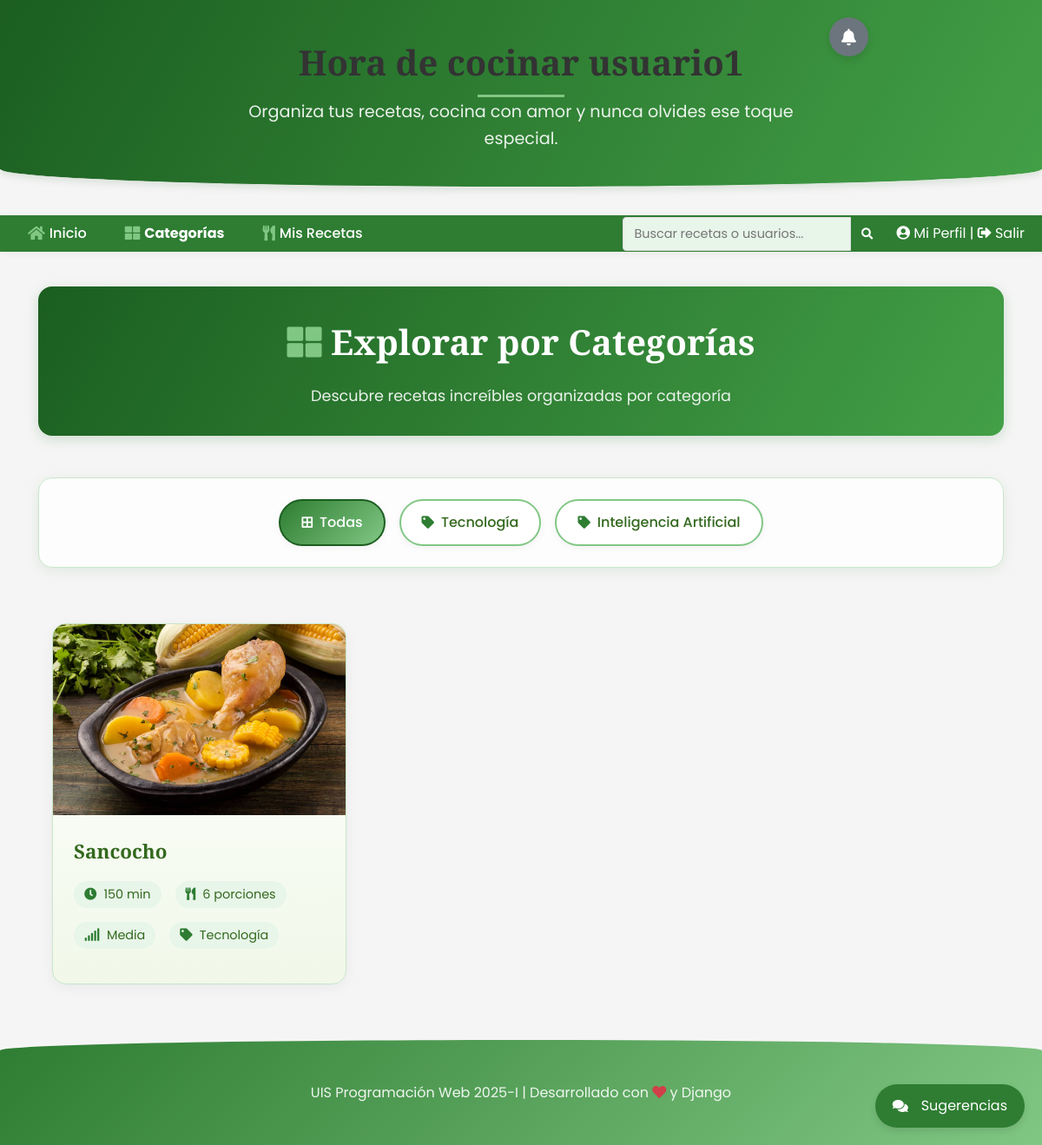
The app's page /categorias/ (signed in) with its own data.
### post/models.py (models this page shows, shortened)
class Category(models.Model):
    name = models.CharField(max_length=100, unique=True)
    class Meta:
        verbose_name = "Category"
        verbose_name_plural = "Categories"

class Recipe(models.Model):
    DIFFICULTY_CHOICES = [
        ('FACIL', 'Fácil'),
        ('MEDIA', 'Media'),
        ('DIFICIL', 'Difícil'),
    ]
    title = models.CharField(max_length=200, verbose_name='Título')
    ingredients = models.TextField(verbose_name='Ingredientes')
    instructions = models.TextField(verbose_name='Instrucciones')
    prep_time = models.PositiveIntegerField(verbose_name='Tiempo de Preparación (minutos)', default=0)
    cook_time = models.PositiveIntegerField(verbose_name='Tiempo de Cocción (minutos)', default=0)
    servings = models.PositiveIntegerField(verbose_name='Porciones', default=1)
    difficulty = models.CharField(max_length=10, choices=DIFFICULTY_CHOICES, default='MEDIA', verbose_name='Dificultad')
    recipe_image = models.ImageField(upload_to='recipe_pics/', null=True, blank=True, verbose_name='Imagen de la Receta')
    author = models.ForeignKey(User, on_delete=models.CASCADE, verbose_name='Autor')
    category = models.ForeignKey(Category, on_delete=models.SET_NULL, null=True, blank=True, verbose_name='Categoría')
    created_at = models.DateTimeField(auto_now_add=True, verbose_name='Fecha de Creación')
    updated_at = models.DateTimeField(auto_now=True, verbose_name='Última Actualización')
    published = models.BooleanField(default=True, verbose_name='Publicada')
    def total_time(self):
        return self.prep_time + self.cook_time

### post/views.py (the view)
# urls.py: path('categorias/', views.categorias, name='categorias'),
@login_required
def categorias(request):
    categorias = Category.objects.all()
    categoria_id = request.GET.get('categoria')  # Capturar la categoría seleccionada
    recetas = Recipe.objects.filter(published=True).order_by('-created_at')
    if categoria_id:
        categoria = get_object_or_404(Category, id=categoria_id)
        recetas = recetas.filter(category=categoria)
    return render(request, 'post/categorias.html', {
        'categorias': categorias,
        'recetas': recetas,
        'categoria_seleccionada': categoria_id
    })

### post/templates/post/categorias.html (shortened to what this page needs)
{% extends 'post/base.html' %}
{% load static %}
{% block extra_head %}
<link rel="stylesheet" href="{% static 'post/css/categorias.css' %}">
{% endblock extra_head %}
{% block content %}
<div class="categorias-container">
    <div class="categorias-header">
        <h1><i class="fas fa-th-large"></i> Explorar por Categorías</h1>
        <p>Descubre recetas increíbles organizadas por categoría</p>
    </div>
    <div class="categorias-filtro">
        <a href="{% url 'post:categorias' %}"
           class="btn-categoria {% if not categoria_seleccionada %}active{% endif %}">
           <i class="fas fa-border-all"></i> Todas
        </a>
        {% for categoria in categorias %}
            <a href="{% url 'post:categorias' %}?categoria={{ categoria.id }}"
               class="btn-categoria {% if categoria_seleccionada|stringformat:'s' == categoria.id|stringformat:'s' %}active{% endif %}">
               <i class="fas fa-tag"></i> {{ categoria.name }}
            </a>
        {% endfor %}
    </div>
    {% if recetas %}
        <div class="grid-recetas">
            {% for receta in recetas %}
                <div class="tarjeta-receta">
                    {% if receta.recipe_image %}
                        <div class="receta-img">
                            <img src="{{ receta.recipe_image.url }}" alt="{{ receta.title }}">
                        </div>
                    {% endif %}
                    <div class="receta-content">
                        <h2 class="receta-title">
                            <a href="{% url 'post:detalle_receta' receta.id %}">{{ receta.title }}</a>
                        </h2>
                        <div class="receta-meta">
                            <span>
                                <i class="fas fa-clock"></i>
                                {{ receta.total_time }} min
                            </span>
                            <span>
                                <i class="fas fa-utensils"></i>
                                {{ receta.servings }} porciones
                            </span>
                            <span>
                                <i class="fas fa-signal"></i>
                                {{ receta.get_difficulty_display }}
                            </span>
                            {% if receta.category %}
                                <span>
                                    <i class="fas fa-tag"></i>
                                    {{ receta.category.name }}
                                </span>
                            {% endif %}
                        </div>
                    </div>
                </div>
            {% endfor %}
        </div>
    {% else %}
        <div class="no-recetas">
            <i class="fas fa-search"></i>
            <h3>No se encontraron recetas</h3>
            <p>No hay recetas disponibles para esta categoría en este momento.</p>
        </div>
    {% endif %}
</div>
{% endblock %}

### post/templates/post/base.html (shortened to what this page needs)
{% load static %}
<!DOCTYPE html>
<html lang="es">
<head>
    <link rel="stylesheet" href="https://cdnjs.cloudflare.com/ajax/libs/font-awesome/5.15.4/css/all.min.css">
    <link rel="stylesheet" href="{% static 'post/css/base.css' %}">
    {% block extra_head %}{% endblock %}
</head>
<body>
    <main>
        <header>
            {% if user.is_authenticated %}
            <h1>Hora de cocinar {{ user.username }}</h1>
            <p>Organiza tus recetas, cocina con amor y nunca olvides ese toque especial.</p>
            {% else %}
            <h1>Rincón de Sabor</h1>
            <p>Tu cocina te espera. Inicia sesión y vuelve a darle sabor a tus recetas favoritas.</p>
            {% endif %}
        </header>
        <nav id="navbar">
            <ul>
                <li><a href="{% url 'post:index' %}"><i class="fas fa-home"></i> Inicio</a></li>
                {% if user.is_authenticated %}
                    <li><a href="{% url 'post:categorias' %}"><i class="fas fa-th-large"></i> Categorías</a></li>
                    <li><a href="{% url 'post:recetas' %}"><i class="fas fa-utensils"></i> Mis Recetas</a></li>
                {% endif %}
            </ul>
            <div class="search-container">
                <form action="{% url 'post:buscar' %}" method="GET" id="search-form">
                    <input type="text" name="q" id="search-input" placeholder="Buscar recetas o usuarios..." autocomplete="off">
                    <button type="submit"><i class="fas fa-search"></i></button>
                </form>
            </div>
            <div>
                {% if user.is_authenticated %}
                    <p>
                        <a href="{% url 'post:perfil' %}" class="btn-profile"><i class="fas fa-user-circle"></i> Mi Perfil</a> |
                        <a class="btn-logout" href="#" onClick="document.getElementById('logoutform').submit()">
                            <i class="fas fa-sign-out-alt"></i> Salir
                        </a>
                    </p>
                {% else %}
                    <a href="{% url 'post:login' %}" class="btn-login"><i class="fas fa-sign-in-alt"></i> Iniciar Sesión</a>
                {% endif %}
            </div>
        </nav>
        <section class="page_content">
            {% block content %}{% endblock %}
        </section>
        <footer>
            <p>UIS Programación Web 2025-I | Desarrollado con <i class="fas fa-heart" style="color: #dc3545;"></i> y Django</p>
        </footer>
    </main>
    {% if user.is_authenticated %}
    <div class="chat-container">
        <div class="chat-button" id="toggle-chat">
            <i class="fas fa-comments"></i>
            <span>Sugerencias</span>
        </div>
    </div>
    <div class="notifications-container">
        <div class="notifications-icon" id="notifications-icon">
            <i class="fas fa-bell"></i>
        </div>
    </div>
    {% endif %}
</body>
</html>

### post/static/post/css/categorias.css (style rules this page uses)
:root { --color-primary: #2E7D32 !important; --color-secondary: #43A047 !important; --color-accent: #00C853 !important; --color-light: #81C784 !important; --color-ultralight: #E8F5E9 !important; --color-dark: #1B5E20 !important; --gradient-primary: linear-gradient(135deg, #2E7D32 0%, #81C784 100%) !important; --gradient-header: linear-gradient(120deg, #1B5E20 0%, #43A047 100%) !important; --gradient-card: linear-gradient(to bottom, #FFFFFF, #F1F8E9) !important; --color-card: #FFFFFF; --color-text: #33691E; --color-text-light: #558B2F; --color-background: #F5F5F5; --color-border: #C8E6C9 !important; --font-primary: 'Poppins', sans-serif; --font-secondary: 'Playfair Display', serif; }
body { background-color: var(--color-background); font-family: var(--font-primary); }
.categorias-container { max-width: 1400px; margin: 2rem auto; padding: 0 1.5rem; }
.categorias-header, div.categorias-header, .categorias-container .categorias-header, div[class*="categorias"] > div:first-child, .categorias-header[style*="background"] { background: var(--gradient-header) !important; background-color: var(--color-primary) !important; background-image: var(--gradient-header) !important; color: white !important; box-shadow: 0 4px 15px rgba(46, 125, 50, 0.2) !important; border-radius: 1rem !important; text-align: center !important; margin-bottom: 3rem !important; padding: 2rem !important; }
.categorias-header h1 { font-family: var(--font-secondary); font-size: 2.5rem; margin-bottom: 1rem; color: white !important; }
.categorias-header i { color: var(--color-light) !important; }
.categorias-header p { font-size: 1.1rem; opacity: 0.9; color: white !important; }
.categorias-filtro { display: flex; flex-wrap: wrap; gap: 1rem; justify-content: center; margin-bottom: 3rem; padding: 1.5rem; background: rgba(255, 255, 255, 0.8); backdrop-filter: blur(10px); border-radius: 1rem; box-shadow: 0 4px 15px rgba(46, 125, 50, 0.1); position: sticky; top: 1rem; z-index: 10; border: 1px solid var(--color-border); }
.btn-categoria { padding: 0.75rem 1.5rem; border-radius: 2rem; background-color: white; color: var(--color-text); text-decoration: none; font-weight: 500; transition: all 0.3s ease; border: 2px solid var(--color-light) !important; box-shadow: 0 2px 8px rgba(0, 0, 0, 0.05); display: flex; align-items: center; gap: 0.5rem; }
.btn-categoria i { color: var(--color-primary) !important; font-size: 0.9em; }
.btn-categoria.active, a.btn-categoria.active, .active.btn-categoria, .categorias-filtro a.active, .btn-categoria[aria-selected="true"] { background: var(--gradient-primary) !important; background-color: var(--color-primary) !important; background-image: var(--gradient-primary) !important; color: white !important; border-color: var(--color-dark) !important; }
.btn-categoria.active i { color: white !important; }
.grid-recetas { display: grid; grid-template-columns: repeat(auto-fill, minmax(300px, 1fr)); gap: 2rem; padding: 1rem; }
.tarjeta-receta { background: var(--gradient-card); border-radius: 1rem; overflow: hidden; transition: transform 0.3s ease, box-shadow 0.3s ease; box-shadow: 0 4px 15px rgba(0, 0, 0, 0.05); border: 1px solid var(--color-border); }
.receta-img { height: 220px; overflow: hidden; }
.receta-img img { width: 100%; height: 100%; object-fit: cover; transition: transform 0.6s ease; }
.receta-content { padding: 1.5rem; }
.receta-title { font-family: var(--font-secondary); font-size: 1.4rem; color: var(--color-text); margin-bottom: 1rem; }
.receta-title a { color: var(--color-text); text-decoration: none; transition: color 0.3s ease; }
.receta-meta { display: flex; flex-wrap: wrap; gap: 1rem; font-size: 0.9rem; color: var(--color-text-light); }
.receta-meta span { display: flex; align-items: center; gap: 0.5rem; }
.receta-meta i { color: var(--color-primary) !important; }

### post/templates/post/categorias.html (style rules this page uses)
.categorias-header { background: linear-gradient(120deg, #1B5E20, #43A047) !important; background-color: #2E7D32 !important; color: white !important; }
.btn-categoria.active, .categorias-filtro a.active { background: linear-gradient(135deg, #2E7D32, #81C784) !important; color: white !important; }
.btn-categoria.active i { color: white !important; }

### records on screen
Category: name "Tecnología"
Category: name "Inteligencia Artificial"
Recipe: recipe_image (picture), title "Sancocho", total_time "150", servings "6", difficulty "Media", category.name "Tecnología"

### other values on screen
{{ user.username }} "usuario1"
